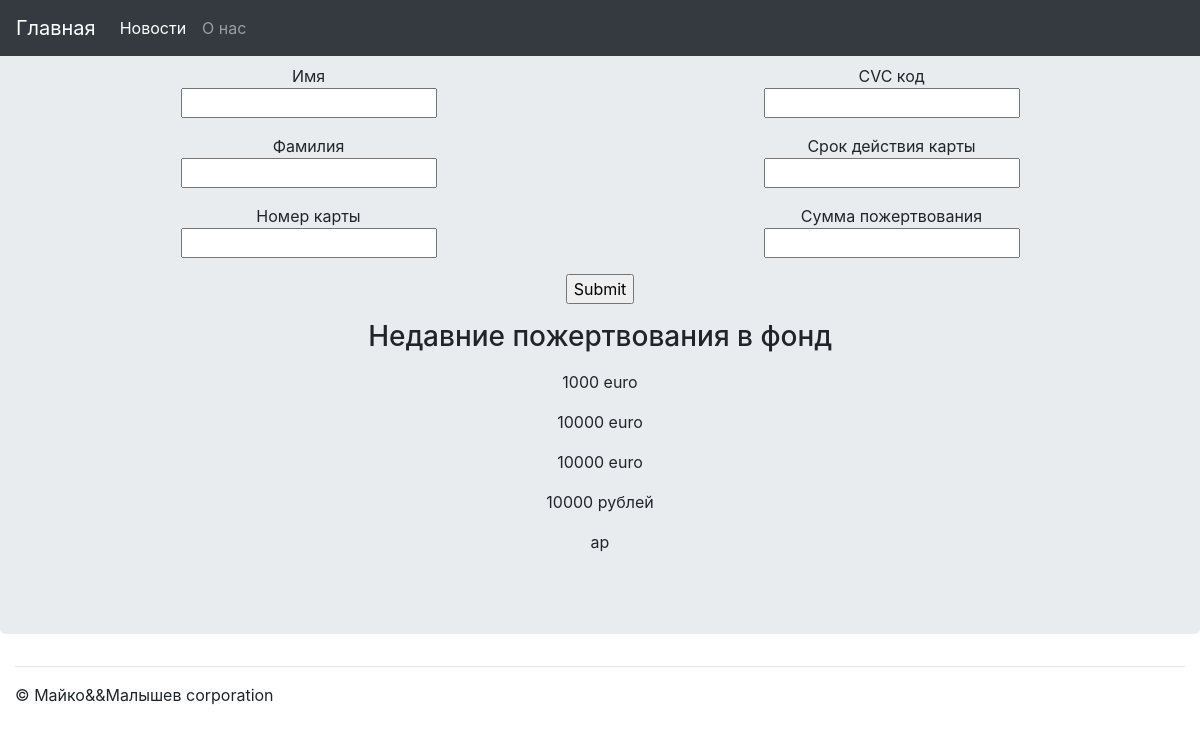
Before: /donate/ with the older database file.
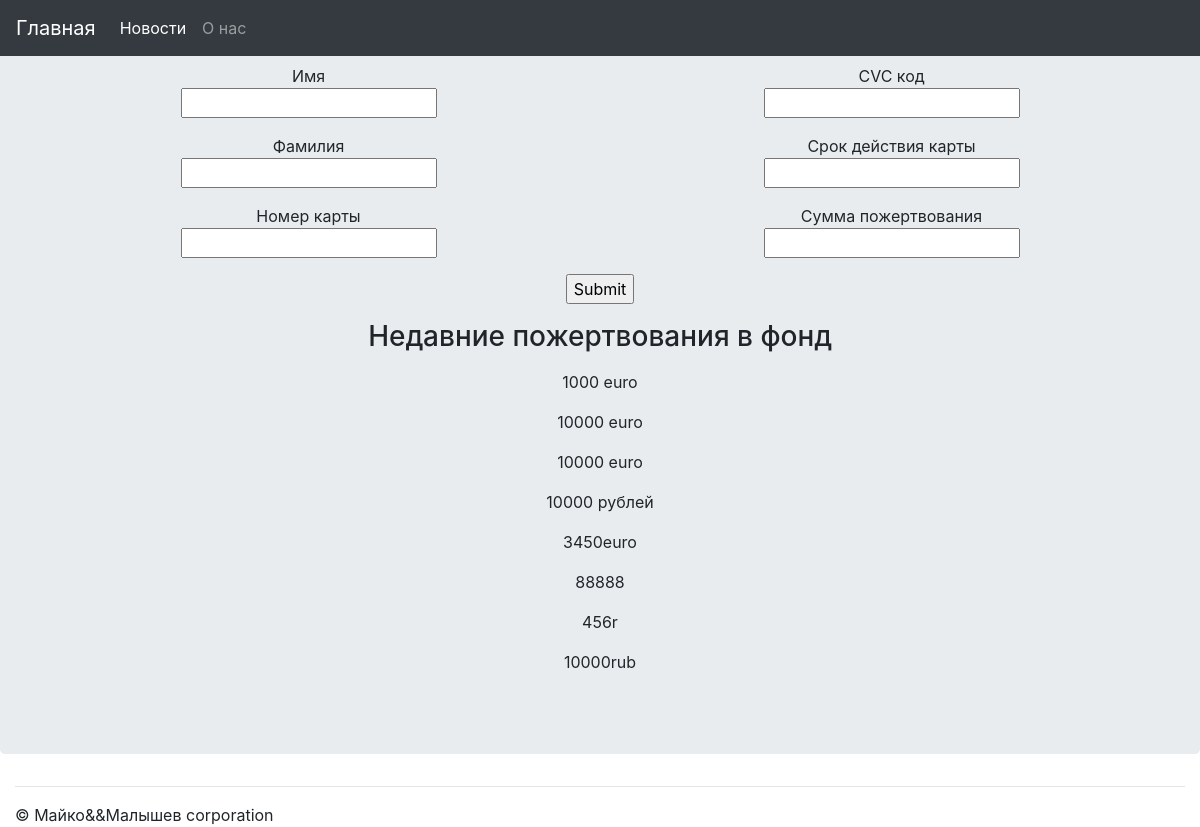
After: the same page with the newer database file.
### donate/models.py (models this page shows)
class Paydata (models.Model):
    name= models.CharField(max_length=30)
    surname= models.CharField(max_length=30)
    cardnum= models.CharField(max_length=16)
    cvc= models.CharField(max_length=3)
    cardvalid= models.CharField(max_length=6)
    money=models.CharField(max_length=100)
    def __str__(self):
        return self.money

### donate/views.py (the view)
# urls.py: path('', views.index),
def index(request):
    paydata= Paydata.objects.all()
    form= Paydataform()
    if request.method =='POST':
        form = Paydataform(request.POST)
        if form.is_valid():
            form.save()
        return redirect('/')
    context={'paydata': paydata,'form': form}
    return render(request, 'donate/donate.html', context)

### donate/forms.py
class Paydataform (forms.ModelForm):
    class Meta:
        model= Paydata
        fields='__all__'

### donate/templates/donate/donate.html (shortened to what this page needs)
<!DOCTYPE html>
<html lang="ru">
<head>
  <link rel="stylesheet" href="https://stackpath.bootstrapcdn.com/bootstrap/4.4.1/css/bootstrap.min.css">
</head>
<body>
  <nav class="navbar navbar-expand-md navbar-dark fixed-top bg-dark">
        <a class="navbar-brand" href="/">Главная</a>
        <div class="collapse navbar-collapse" id="navbarCollapse">
          <ul class="navbar-nav mr-auto">
            <li class="nav-item active">
              <a class="nav-link" href="/dynamicdata">Новости <span class="sr-only">(current)</span></a>
            </li>
            <li class="nav-item">
              <a class="nav-link" href="/contacts">О нас</a>
            </li>
          </ul>
        </div>
      </nav>
      <section class="jumbotron text-center">
        <form method="POST">
          <div class="row">
            <div class="col-md-6">
              Имя
              <p>{{form.name}}</p>
              Фамилия
              <p>{{form.surname}}</p>
              Номер карты
              <p>{{form.cardnum}}</p>
            </div>
            <div class="col-md-6">
              CVC код
              <p>{{form.cvc}}</p>
              Срок действия карты
              <p>{{form.cardvalid}}</p>
              Сумма пожертвования
              <p>{{form.money}}</p>
            </div>
          </div>
          <input type="submit" name="Помочь">
        </form>
        <p><h3>Недавние пожертвования в фонд</h3></p>
        {% for task in paydata %}
          <div class="container">
            <p>{{task}}</p>
          </div>
        {% endfor %}
      </section>
    <div class="container-fluid">
        <hr> &copy; Mайко&&Малышев corporation
    </div>
    </body>
    </html>

Changed rows visible on the page:
removed Paydata: money "ар"
added Paydata: money "3450euro"
added Paydata: money "88888"
added Paydata: money "456r"
added Paydata: money "10000rub"
